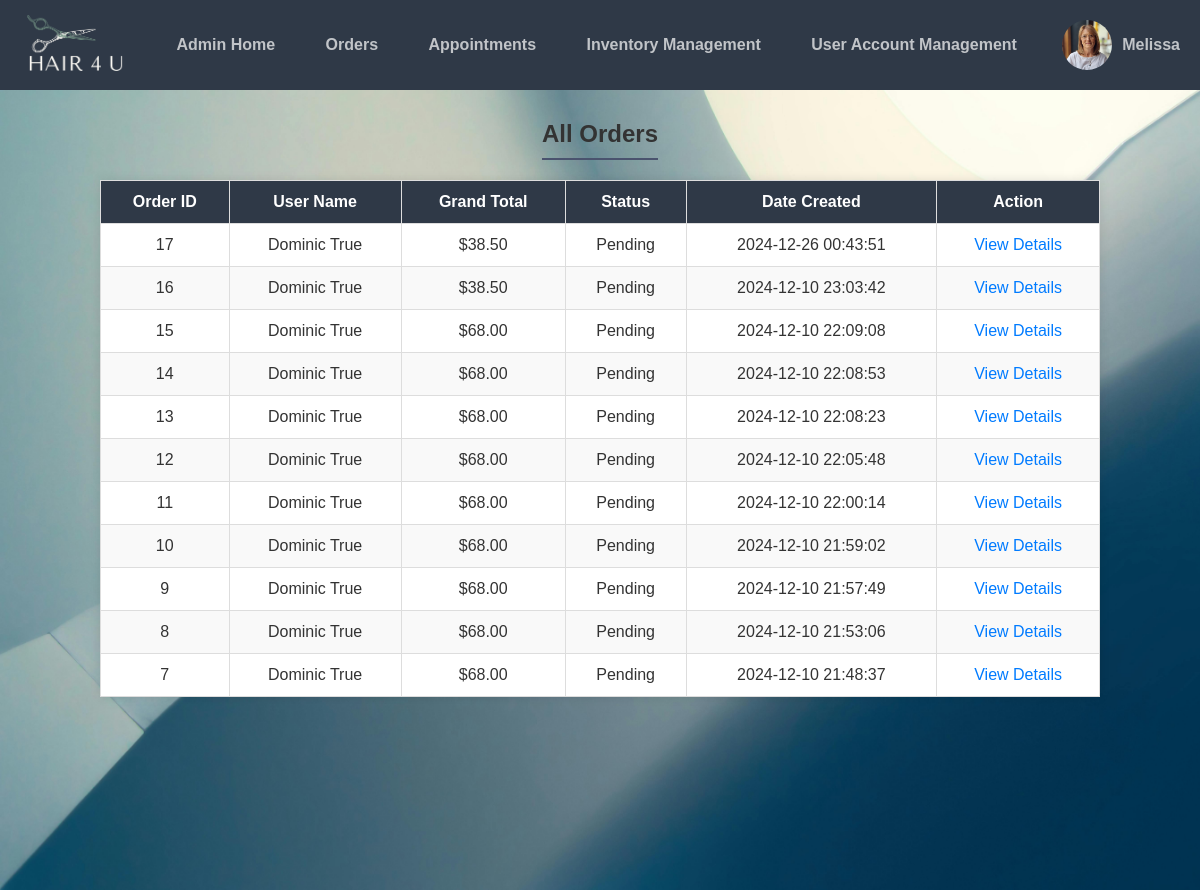
Page /cms/orders.php (signed in) on the committed database.
### tables this page shows
CREATE TABLE `business_logo` (
  `id` int(11) NOT NULL,
  `logo_path` varchar(255) NOT NULL
);

CREATE TABLE `admin_images` (
  `id` int(11) NOT NULL,
  `account_id` int(11) NOT NULL,
  `image_path` varchar(255) NOT NULL
);

CREATE TABLE `orders` (
  `order_id` int(11) NOT NULL,
  `user_id` int(11) NOT NULL,
  `grand_total` decimal(10,2) NOT NULL,
  `status` enum('Pending','Completed') NOT NULL DEFAULT 'Pending',
  `created_at` timestamp NOT NULL DEFAULT current_timestamp()
);

CREATE TABLE `accounts` (
  `id` int(11) NOT NULL,
  `firstname` varchar(50) NOT NULL,
  `lastname` varchar(100) NOT NULL,
  `username` varchar(50) NOT NULL,
  `password` varchar(255) NOT NULL,
  `email` varchar(100) NOT NULL,
  `phone` varchar(20) NOT NULL,
  `ad_1` varchar(50) NOT NULL,
  `activation_code` varchar(50) DEFAULT '',
  `role` enum('admin','customer') NOT NULL DEFAULT 'customer',
  `reset_token` varchar(255) DEFAULT NULL,
  `reset_token_expiry` datetime DEFAULT NULL
);

### cms/orders.php (the view, shortened to what this page needs)
<?php
include 'setup.php';
$role = $_SESSION['role'];
if ($role === 'admin') {
    $query = "SELECT orders.*, accounts.firstname, accounts.lastname
              FROM orders
              JOIN accounts ON orders.user_id = accounts.id
              ORDER BY orders.created_at DESC";
    $stmt = $conn->prepare($query);
}
$stmt->execute();
$result = $stmt->get_result();
?>
<!DOCTYPE html>
<html>
<head>
    <link href="css/style.css" rel="stylesheet" type="text/css">
    <link href="css/admin.css" rel="stylesheet" type="text/css">
    <link rel="stylesheet" href="https://cdnjs.cloudflare.com/ajax/libs/font-awesome/6.0.0-beta3/css/all.min.css">
</head>
<body>
<?php
if ($role === 'admin') {
    include 'admin_navbar.php';
} else {
    include 'customer_navbar.php';
}
?>
<div class="content">
    <h2><?php echo ($role === 'admin') ? "All Orders" : "My Orders"; ?></h2>
    <table class="order-list">
        <thead>
            <tr>
                <th>Order ID</th>
                <th>User Name</th>
                <th>Grand Total</th>
                <th>Status</th>
                <th>Date Created</th>
                <th>Action</th>
            </tr>
        </thead>
        <tbody>
            <?php
            if ($result->num_rows > 0) {
                while ($row = $result->fetch_assoc()) {
                    echo "<tr>";
                    echo "<td>" . $row['order_id'] . "</td>";
                    echo "<td>" . htmlspecialchars($row['firstname'], ENT_QUOTES) . " " . htmlspecialchars($row['lastname'], ENT_QUOTES) . "</td>";
                    echo "<td>$" . $row['grand_total'] . "</td>";
                    echo "<td>" . $row['status'] . "</td>";
                    echo "<td>" . $row['created_at'] . "</td>";
                    echo "<td><a href='order_details.php?order_id=" . $row['order_id'] . "'>View Details</a></td>";
                    echo "</tr>";
                }
            } else {
                echo "<tr><td colspan='6'>No orders found</td></tr>";
            }
            ?>
        </tbody>
    </table>
</div>
</body>
</html>

### cms/admin_navbar.php (shortened to what this page needs)
<?php
include 'setup.php';
if (isset($_SESSION['user_details']) && isset($_SESSION['user_details']['account_id'])) {
    $accountId = $_SESSION['user_details']['account_id'];
    $firstName = htmlspecialchars($_SESSION['user_details']['firstname'], ENT_QUOTES);
} else {
    $firstName = "User";
    $accountId = null;
}
$profilePic = 'path/to/default_image.jpg';
if ($accountId) {
    $query = "SELECT image_path FROM admin_images WHERE account_id = ?";
    $stmt = $pdo->prepare($query);
    $stmt->execute([$accountId]);
    $image = $stmt->fetch(PDO::FETCH_ASSOC);
    if ($image && !empty($image['image_path'])) {
        $profilePic = $image['image_path'];
    }
}
$logoPath = 'path/to/default_logo.jpg';
$logoStmt = $pdo->prepare("SELECT logo_path FROM business_logo WHERE id = :id");
$logoStmt->execute(['id' => 2]);
$logoResult = $logoStmt->fetch(PDO::FETCH_ASSOC);
if ($logoResult && !empty($logoResult['logo_path'])) {
    $logoPath = $logoResult['logo_path'];
}
?>
<!DOCTYPE html>
<html>
<head>
    <link href="css/style.css" rel="stylesheet" type="text/css">
    <link href="css/admin.css" rel="stylesheet" type="text/css">
    <link rel="stylesheet" href="https://cdnjs.cloudflare.com/ajax/libs/font-awesome/6.0.0-beta3/css/all.min.css">
</head>
<body>
<nav class="navtop">
    <div class="logo">
        <a href="index.php">
            <img src="<?= $logoPath ?>" alt="Business Logo">
        </a>
    </div>
    <div class="links">
        <a href="admin.php">Admin Home</a>
        <a href="orders.php">Orders</a>
        <a href="appointments.php">Appointments</a>
        <a href="products.php">Inventory Management</a>
        <a href="user_account_management.php">User Account Management</a>
    </div>
    <div class="profile" id="profileMenu">
        <img src="<?= $profilePic ?>" alt="Profile Picture">
        <span><?= $firstName ?></span>
    </div>
</nav>
</body>
</html>

### cms/css/style.css (style rules this page uses)
* { margin: 0; padding: 0; box-sizing: border-box; }
html, body { border: 0; margin: 0; padding: 0; width: 100%; height: 100%; }
body { overflow-x: hidden; }
.content { background-image: url('../img/homepage_bg.jpg'); background-size: cover; background-position: center; background-repeat: no-repeat; min-height: 100vh; display: flex; flex-direction: column; justify-content: flex-start; align-items: center; text-align: center; padding: 20px; }
body { font-family: 'Roboto', sans-serif; }
.profile { position: relative; display: flex; align-items: center; gap: 8px; cursor: pointer; }
.profile img { width: 40px; height: 40px; border-radius: 50%; object-fit: cover; }
.profile span { color: #333; font-size: 16px; font-weight: 500; }

### cms/css/admin.css (style rules this page uses)
body { font-family: Arial, sans-serif; margin: 0; padding: 0; box-sizing: border-box; height: 100vh; display: flex; flex-direction: column; background-color: #f4f4f9; }
.navtop { background-color: #2f3947; height: 90px; display: flex; align-items: center; justify-content: space-between; padding: 0 20px; color: #eaebed; flex-shrink: 0; }
.navtop .logo img { height: 70px; width: auto; }
.navtop .links { display: flex; flex: 1; justify-content: space-around; margin: 0 20px; }
.navtop .links a { color: #c1c4c8; text-decoration: none; font-weight: bold; padding: 0 15px; white-space: nowrap; }
.navtop .profile { display: flex; align-items: center; gap: 10px; }
.navtop .profile img { height: 50px; width: 50px; border-radius: 50%; object-fit: cover; }
.navtop .profile span { color: #c1c4c8; font-weight: bold; white-space: nowrap; }
.content { flex: 1; overflow-y: auto; background-image: url('../img/admin_bg.jpg'); background-size: cover; background-position: center; background-repeat: no-repeat; display: flex; flex-direction: column; padding-top: 0; margin-top: 0; justify-content: flex-start; align-items: center; text-align: center; color: #333; }
.content h2 { margin-top: 30px; border-bottom: 2px solid #4a536e; padding-bottom: 10px; }
.order-list { width: 90%; max-width: 1000px; border-collapse: collapse; margin: 20px auto; background-color: #ffffff; box-shadow: 0 0 10px rgba(0, 0, 0, 0.1); }
.order-list th, .order-list td { padding: 12px; text-align: left; border-bottom: 1px solid #ddd; }
.order-list th { background-color: #2f3947; color: white; text-align: center; font-weight: bold; }
.order-list td { text-align: center; }
.order-list td a { color: #007bff; text-decoration: none; }
table { width: 100%; border-collapse: collapse; }
th, td { border: 1px solid #ddd; padding: 8px; }
* { margin: 0; padding: 0; box-sizing: border-box; }
table th, table td { padding: 12px 15px; border: 1px solid #ddd; }
table th { background: #f4f4f4; color: #333; font-weight: bold; }
table tr:nth-child(even) { background: #f9f9f9; }

### rows in the picture
business_logo: logo_path (picture)
admin_images: image_path (picture)
orders: order_id "17", user.firstname "Dominic", user.lastname "True", grand_total "38.50", status "Pending", created_at "2024-12-26 00:43:51"
orders: order_id "16", user.firstname "Dominic", user.lastname "True", grand_total "38.50", status "Pending", created_at "2024-12-10 23:03:42"
orders: order_id "15", user.firstname "Dominic", user.lastname "True", grand_total "68.00", status "Pending", created_at "2024-12-10 22:09:08"
orders: order_id "14", user.firstname "Dominic", user.lastname "True", grand_total "68.00", status "Pending", created_at "2024-12-10 22:08:53"
orders: order_id "13", user.firstname "Dominic", user.lastname "True", grand_total "68.00", status "Pending", created_at "2024-12-10 22:08:23"
orders: order_id "12", user.firstname "Dominic", user.lastname "True", grand_total "68.00", status "Pending", created_at "2024-12-10 22:05:48"
orders: order_id "11", user.firstname "Dominic", user.lastname "True", grand_total "68.00", status "Pending", created_at "2024-12-10 22:00:14"
orders: order_id "10", user.firstname "Dominic", user.lastname "True", grand_total "68.00", status "Pending", created_at "2024-12-10 21:59:02"
orders: order_id "9", user.firstname "Dominic", user.lastname "True", grand_total "68.00", status "Pending", created_at "2024-12-10 21:57:49"
orders: order_id "8", user.firstname "Dominic", user.lastname "True", grand_total "68.00", status "Pending", created_at "2024-12-10 21:53:06"
orders: order_id "7", user.firstname "Dominic", user.lastname "True", grand_total "68.00", status "Pending", created_at "2024-12-10 21:48:37"

### other values in the picture
$firstName "Melissa"
